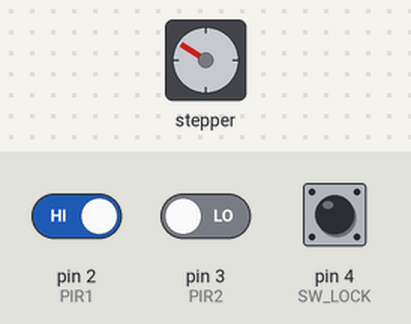
A sketch run on a simulated Arduino Uno, built with avr-gcc and run on an emulated ATmega328P. Parts: stepper motor. The inputs (shaded band) are chosen by the test bench; at power-on: pin 2 (PIR1) HIGH, pin 3 (PIR2) LOW, pin 4 (SW_LOCK) HIGH. Stepper angles assume 200 steps per turn.

Above: at 1.8 s.
1.9 s: pin 2 (PIR1) driven LOW
At 4.4 s:
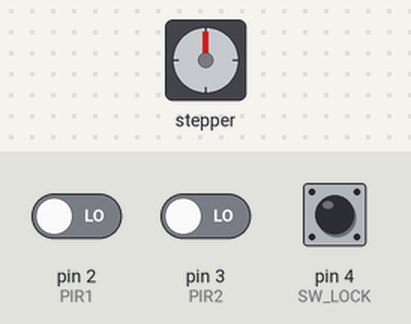
4.9 s: pin 3 (PIR2) driven HIGH
At 5.15 s:
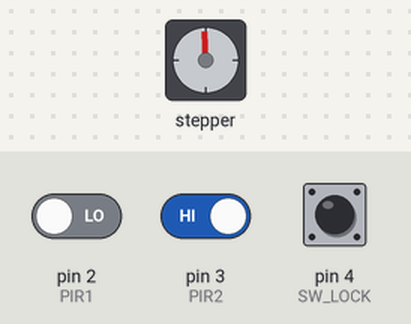
7.9 s: pin 4 (SW_LOCK) pulled LOW for 1 s
At 9.1 s:
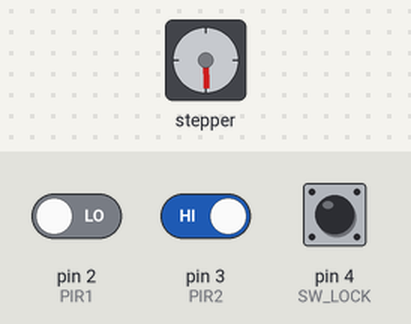
11.9 s: pin 3 (PIR2) driven LOW
14.9 s: pin 2 (PIR1) driven HIGH
Timing chart, 0 to 18.9 s (numbered marks = the images above; inputs shaded):
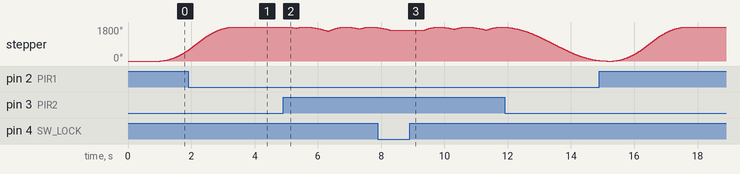

The sketch:

UnoDoorOpen.ino
```cpp
// Include the AccelStepper library:
#include <AccelStepper.h>

// Define the AccelStepper interface type:
#define MotorInterfaceType 4

#define PIR1 2
#define PIR2 3
#define SW_LOCK 4

int mov = 0;
int movAnt;
// Create a new instance of the AccelStepper class: step ,dir
AccelStepper stepper = AccelStepper(1, 10, 11);

//AccelStepper stepper = AccelStepper(MotorInterfaceType, 8, 9, 10, 11);
bool DoorOpened = false;

unsigned long openMilli = 0;
int closeDelay = 4000;

unsigned long lastSample = 0;
int intervalSample = 1000;

byte DoorState = 0;
bool Locked = false;


void setup() {
  // Set the maximum steps per second:
  stepper.setMaxSpeed(1000);
  // Set speed
  stepper.setSpeed(200);
  // Set the maximum acceleration in steps per second^2:
  stepper.setAcceleration(800);

  stepper.setCurrentPosition(0);

  pinMode(PIR1, INPUT);
  pinMode(PIR2, INPUT);
  pinMode(SW_LOCK, INPUT_PULLUP);
}

void loop() {

  int mov = 0;

  if (millis() - lastSample >= intervalSample ) {
    lastSample = millis();
    mov = digitalRead(PIR1);
    if (!mov) mov = digitalRead(PIR2);
    Locked = !digitalRead(SW_LOCK);
  }

  if (!Locked) {
    if (mov == HIGH) {
      OpenDoor();
    } else
    {
      CloseDoor();
    }

  }


}


void OpenDoor() {
  if (DoorState == 0) {
    openMilli = millis();
  }
  else {
    DoorOpened = false;
    stepper.stop();
  }
  if (!DoorOpened) {
    DoorOpened = true;
    DoorState = 0;
    // Set the maximum steps per second:
    stepper.setMaxSpeed(1000);
    // Set speed
    stepper.setSpeed(200);
    // Set the maximum acceleration in steps per second^2:
    stepper.setAcceleration(800);

    // Set target position:
    stepper.moveTo(1000);
    // Run to position with set speed and acceleration:
    stepper.runToPosition();
  }
}

void CloseDoor() {
  if (DoorOpened) {
    if (millis() - openMilli >= closeDelay)
    {
      switch (DoorState) {
        case 0:   // Move back to original position:
          // Set the maximum steps per second:
          stepper.setMaxSpeed(500);
          // Set speed
          stepper.setSpeed(100);
          // Set the maximum acceleration in steps per second^2:
          stepper.setAcceleration(400);
          stepper.moveTo(0);
          DoorState++;
          break;
        case 1:  stepper.run();
          if (stepper.currentPosition() == stepper.targetPosition()) {
            DoorOpened = false;
          }
          break;
      }

    }
  }
}
```
